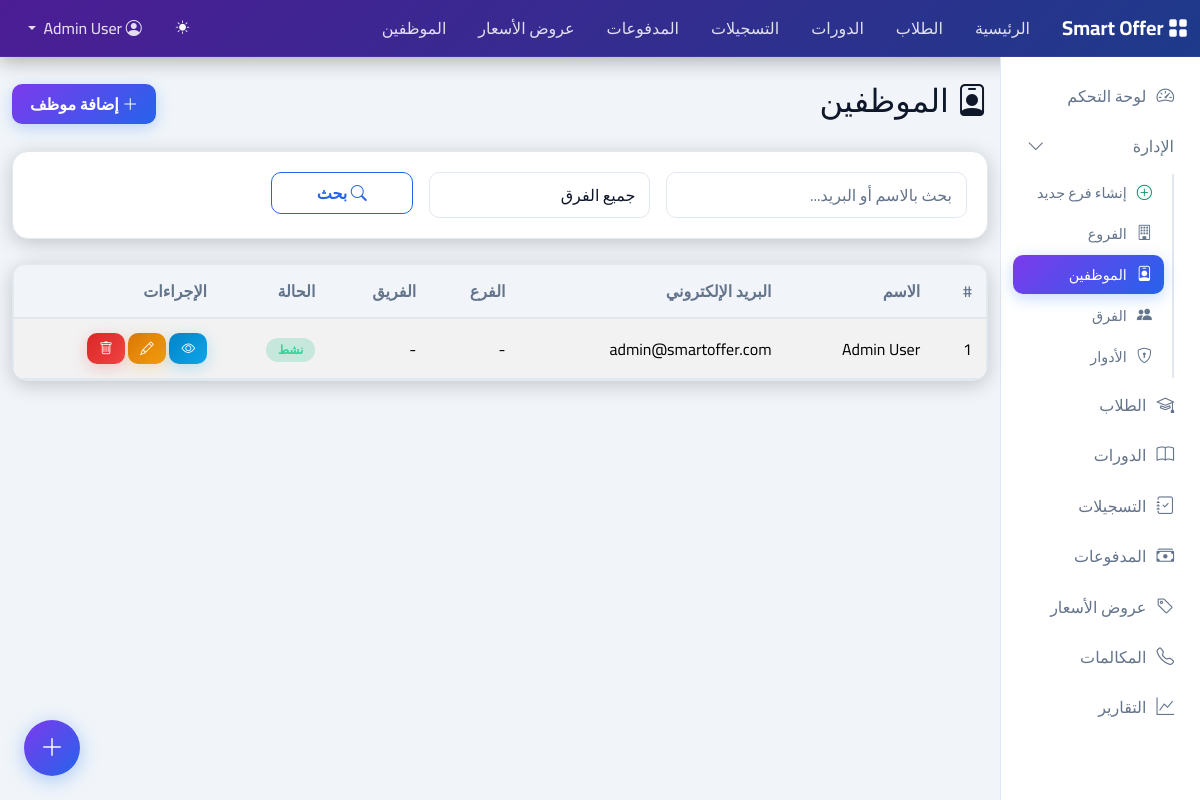
/persons/ (signed in), run on an earlier commit of the app's database.
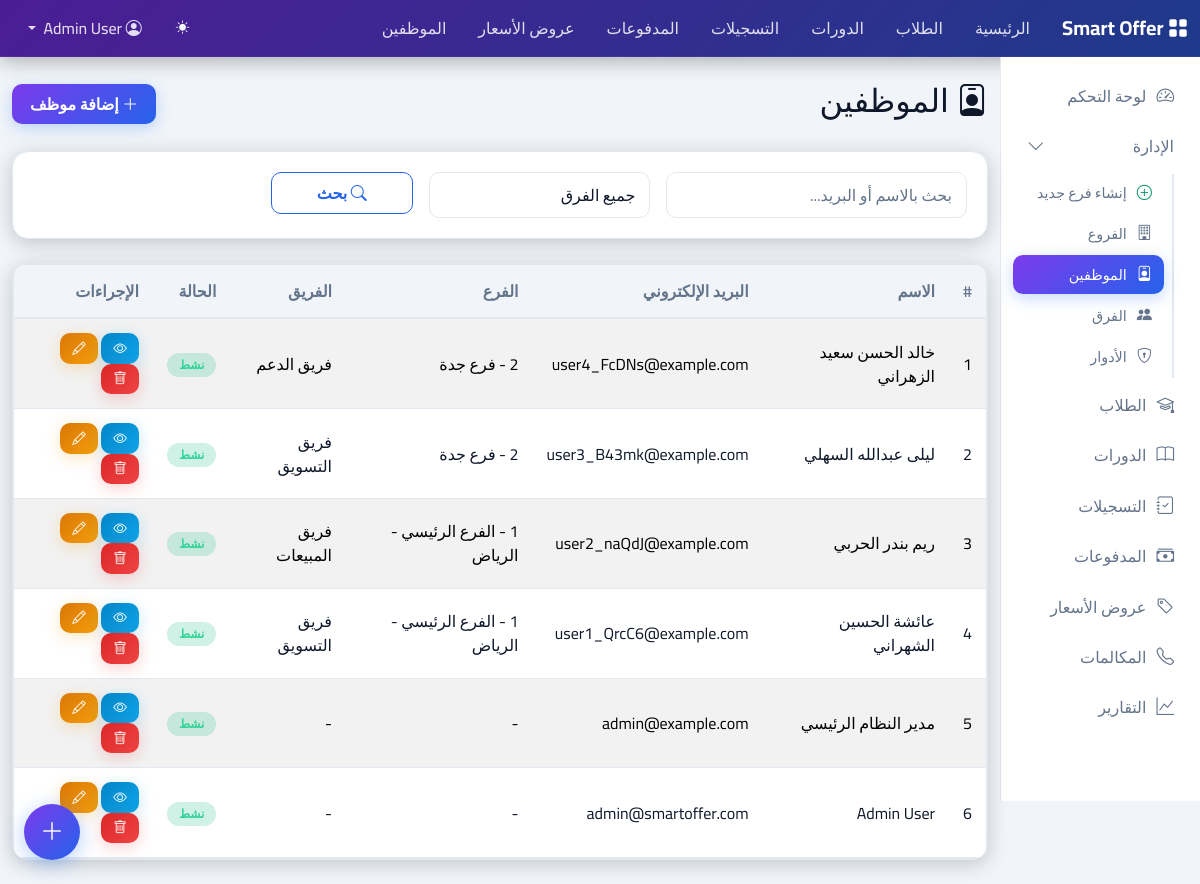
And on a later commit of the database.
### accounts/models.py (models this page shows, shortened)
class Person(AbstractBaseUser, PermissionsMixin):
    email = models.EmailField(unique=True, db_index=True, verbose_name='البريد الإلكتروني')
    first_name = models.CharField(max_length=100, blank=True, db_index=True, verbose_name='الاسم الأول')
    second_name = models.CharField(max_length=100, blank=True, verbose_name='الاسم الثاني')
    third_name = models.CharField(max_length=100, blank=True, verbose_name='الاسم الثالث')
    forth_name = models.CharField(max_length=100, blank=True, db_index=True, verbose_name='الاسم الرابع')
    mobile = models.CharField(max_length=20, blank=True, db_index=True, verbose_name='المحمول')
    phone = models.CharField(max_length=20, blank=True, verbose_name='التليفون')
    address = models.TextField(blank=True, verbose_name='العنوان')
    photo = models.TextField(blank=True, verbose_name='الصورة (Base64)')
    team = models.ForeignKey(Team, on_delete=models.SET_NULL, null=True, blank=True, db_index=True, related_name='members', verbose_name='الفريق')
    branch = models.ForeignKey('core.Branch', on_delete=models.SET_NULL, null=True, blank=True, db_index=True, related_name='persons', verbose_name='الفرع الرئيسي')
    is_staff = models.BooleanField(default=False, db_index=True, verbose_name='موظف')
    is_active = models.BooleanField(default=True, db_index=True, verbose_name='نشط')
    is_superuser = models.BooleanField(default=False, verbose_name='مدير نظام')
    last_login_date = models.DateTimeField(null=True, blank=True, verbose_name='آخر دخول')
    ip_address = models.GenericIPAddressField(null=True, blank=True, verbose_name='عنوان IP')
    options = models.JSONField(default=dict, blank=True, verbose_name='الإعدادات')
    created_at = models.DateTimeField(auto_now_add=True)
    updated_at = models.DateTimeField(auto_now=True)
    objects = PersonManager()
    USERNAME_FIELD = 'email'
    REQUIRED_FIELDS = ['first_name', 'forth_name']
    class Meta:
        verbose_name = 'مستخدم'
        verbose_name_plural = 'المستخدمين'
        ordering = ['-created_at']
    def get_full_name(self):
        return f"{self.first_name} {self.second_name} {self.third_name} {self.forth_name}".strip()

class Team(models.Model):
    name = models.CharField(max_length=255, verbose_name='اسم الفريق')
    code = models.CharField(max_length=50, unique=True, verbose_name='كود الفريق')
    description = models.TextField(blank=True, verbose_name='الوصف')
    created_at = models.DateTimeField(auto_now_add=True)
    updated_at = models.DateTimeField(auto_now=True)
    class Meta:
        verbose_name = 'فريق'
        verbose_name_plural = 'فرق العمل'
        ordering = ['name']
    def __str__(self):
        return self.name

### core/models.py (models this page shows)
class Branch(models.Model):
    company = models.ForeignKey(Company, on_delete=models.PROTECT, related_name='branches', verbose_name='الشركة')
    code = models.PositiveIntegerField(unique=True, verbose_name='الكود')
    name = models.CharField(max_length=255, verbose_name='اسم الفرع')
    sub_name = models.CharField(max_length=255, blank=True, verbose_name='الاسم الفرعي')
    address = models.TextField(blank=True, verbose_name='العنوان')
    phone1 = models.CharField(max_length=20, blank=True, verbose_name='التليفون 1')
    phone2 = models.CharField(max_length=20, blank=True, verbose_name='التليفون 2')
    postal_code = models.CharField(max_length=20, blank=True, verbose_name='الرقم البريدي')
    mobile = models.CharField(max_length=20, blank=True, verbose_name='المحمول')
    fax = models.CharField(max_length=20, blank=True, verbose_name='الفاكس')
    email = models.EmailField(blank=True, verbose_name='البريد الإلكتروني')
    website = models.URLField(blank=True, verbose_name='الموقع الإلكتروني')
    commercial_registration = models.CharField(max_length=50, blank=True, verbose_name='السجل التجاري')
    licence_code = models.CharField(max_length=50, blank=True, verbose_name='رقم الترخيص')
    tax_code = models.CharField(max_length=50, blank=True, verbose_name='الرقم الضريبي')
    logo = models.TextField(blank=True, verbose_name='الشعار (Base64)')
    created_at = models.DateTimeField(auto_now_add=True)
    updated_at = models.DateTimeField(auto_now=True)
    class Meta:
        verbose_name = 'فرع'
        verbose_name_plural = 'الفروع'
        ordering = ['code']
    def __str__(self):
        return f"{self.code} - {self.name}"

### accounts/views.py (the view)
# urls.py: path('persons/', PersonListView.as_view(), name='person-list'),
class PersonListView(LoginRequiredMixin, ListView):
    model = Person
    template_name = 'accounts/person_list.html'
    context_object_name = 'persons'
    paginate_by = 20
    def get_queryset(self):
        queryset = super().get_queryset()
        search = self.request.GET.get('search')
        if search:
            queryset = queryset.filter(
                models.Q(first_name__icontains=search) |
                models.Q(email__icontains=search) |
                models.Q(forth_name__icontains=search)
            )
        team = self.request.GET.get('team')
        if team:
            queryset = queryset.filter(team_id=team)
        return queryset

### templates/accounts/person_list.html (shortened to what this page needs)
{% extends 'base.html' %}
{% block content %}
<div class="d-flex justify-content-between align-items-center mb-4">
    <h2><i class="bi bi-person-badge"></i> الموظفين</h2>
    <a href="{% url 'person-create' %}" class="btn btn-primary"><i class="bi bi-plus-lg"></i> إضافة موظف</a>
</div>
<div class="card mb-4">
    <div class="card-body">
        <form method="get" class="row g-3">
            <div class="col-md-4">
                <input type="text" name="search" class="form-control" placeholder="بحث بالاسم أو البريد..." value="{{ request.GET.search }}">
            </div>
            <div class="col-md-3">
                <select name="team" class="form-select">
                    <option value="">جميع الفرق</option>
                </select>
            </div>
            <div class="col-md-2">
                <button type="submit" class="btn btn-outline-primary w-100"><i class="bi bi-search"></i> بحث</button>
            </div>
        </form>
    </div>
</div>
<div class="card">
    <div class="table-responsive">
        <table class="table table-striped table-hover mb-0">
            <thead class="table-light">
                <tr>
                    <th>#</th>
                    <th>الاسم</th>
                    <th>البريد الإلكتروني</th>
                    <th>الفرع</th>
                    <th>الفريق</th>
                    <th>الحالة</th>
                    <th>الإجراءات</th>
                </tr>
            </thead>
            <tbody>
                {% for person in persons %}
                <tr>
                    <td>{{ forloop.counter }}</td>
                    <td>{{ person.get_full_name }}</td>
                    <td>{{ person.email }}</td>
                    <td>{{ person.branch|default:"-" }}</td>
                    <td>{{ person.team|default:"-" }}</td>
                    <td>
                        {% if person.is_active %}
                        <span class="badge bg-success">نشط</span>
                        {% else %}
                        <span class="badge bg-secondary">غير نشط</span>
                        {% endif %}
                    </td>
                    <td>
                        <a href="{% url 'person-detail' person.pk %}" class="btn btn-sm btn-info"><i class="bi bi-eye"></i></a>
                        <a href="{% url 'person-update' person.pk %}" class="btn btn-sm btn-warning"><i class="bi bi-pencil"></i></a>
                        <a href="{% url 'person-delete' person.pk %}" class="btn btn-sm btn-danger"><i class="bi bi-trash"></i></a>
                    </td>
                </tr>
                {% empty %}
                <tr>
                    <td colspan="7" class="text-center py-4 text-muted">لا يوجد موظفين</td>
                </tr>
                {% endfor %}
            </tbody>
        </table>
    </div>
</div>
{% endblock %}

What changed in the data, as far as the page shows it:
added Person: get_full_name "خالد الحسن سعيد الزهراني", email "user4_FcDNs@example.com", branch "2 - فرع جدة", team "فريق الدعم", is_active "نشط"
added Person: get_full_name "ليلى عبدالله السهلي", email "user3_B43mk@example.com", branch "2 - فرع جدة", team "فريق التسويق", is_active "نشط"
added Person: get_full_name "ريم بندر الحربي", email "user2_naQdJ@example.com", branch "1 - الفرع الرئيسي - الرياض", team "فريق المبيعات", is_active "نشط"
added Person: get_full_name "عائشة الحسين الشهراني", email "user1_QrcC6@example.com", branch "1 - الفرع الرئيسي - الرياض", team "فريق التسويق", is_active "نشط"
added Person: get_full_name "مدير النظام الرئيسي", email "admin@example.com", branch "-", team "-", is_active "نشط"
